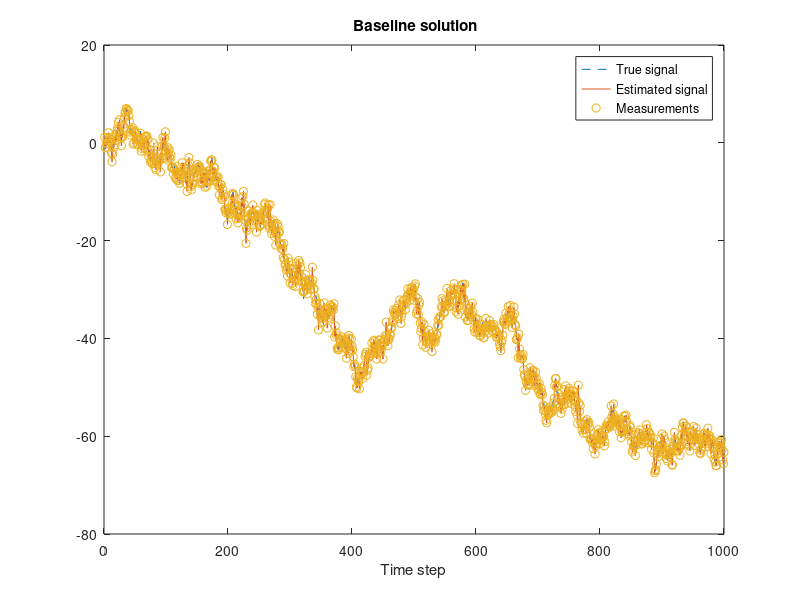
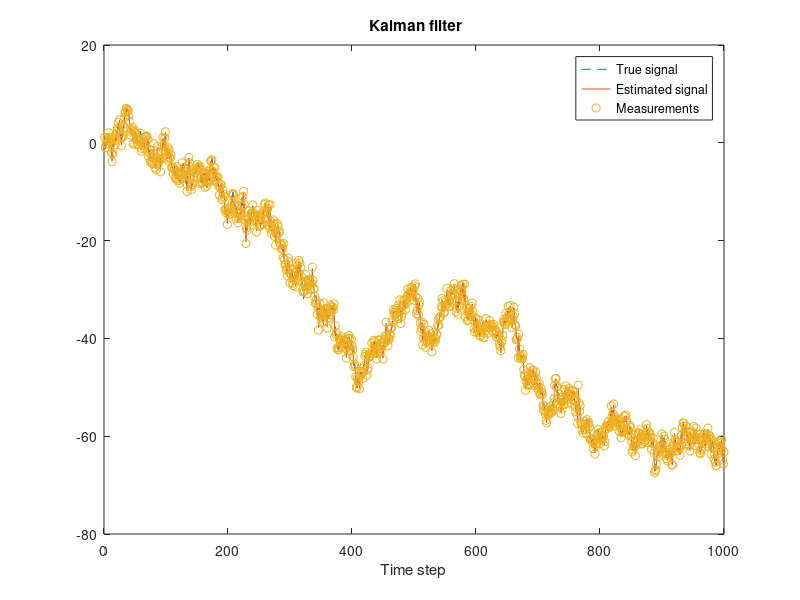
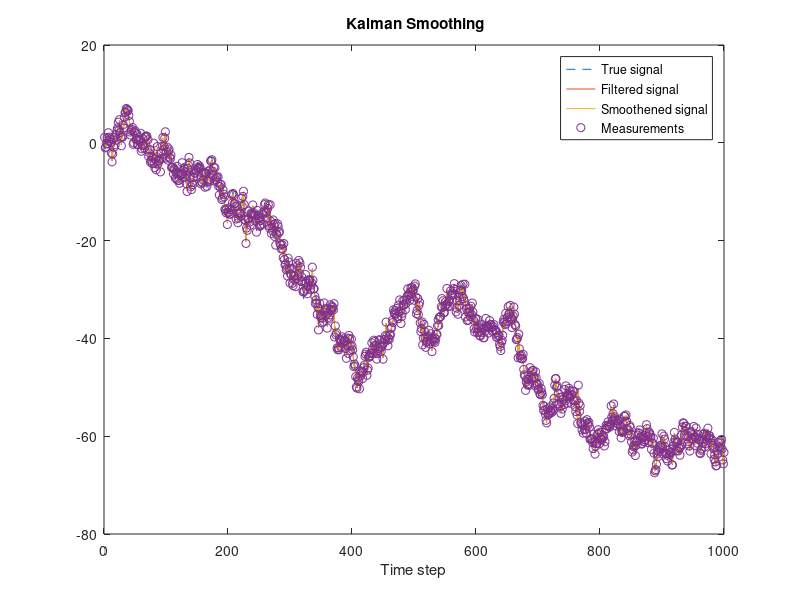
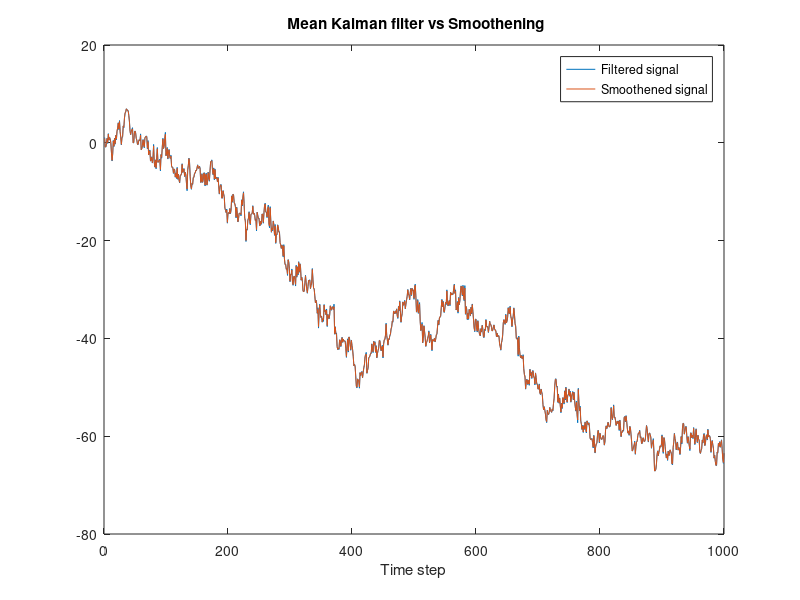

Source code (MATLAB) for these figures, in order:
clc;
clear all;

%% Generate data

  % Lock random seed
  rng(123,'twister');

  gauss_rnd = @(m,S) m + chol(S)'*randn(size(m));
  rmse = @(x,y) sqrt(mean((x(:)-y(:)).^2));

  % Define parameters
  steps = 1000;  % Number of time steps
  w     = 0.5;  % Angular velocity
  q     = 0.01; % Process noise spectral density
  r     = 0.1;  % Measurement noise variance

  % This is the transition matrix
  A = 1;

  % This is the process noise covariance
  Q = 1;

  % This is the measurement model
  H = 1;
  
  % This is the measurement noise covariance
  R = 1;
 
  % This is the true initial value
  x0 = 0; 

  % Simulate data
  X = zeros(size(A,1),steps);  % The true signal
  Y = zeros(size(H,1),steps);  % Measurements
  T = 1:steps;         % Time
  x = x0;
  for k=1:steps
    x = gauss_rnd(A*x,Q);
    y = gauss_rnd(x(1),R);
    X(:,k) = x;
    Y(:,k) = y;
  end
% 
%   % Visualize
%   figure; clf;
%     plot(T,X(1,:),'--',T,Y,'o');
%     legend('True signal','Measurements');
%     xlabel('Time step'); title('\bf Simulated data')
    
%% Baseline solution

% Baseline solution. The estimates
% of x_k are stored as columns of
% the matrix EST1.
  
% Calculate baseline estimate

    m1 = 0;  % Initialize first step with a guess
    EST1 = zeros(size(A,1),steps);
    for k=1:steps
      m1(1) = Y(k);
      EST1(:,k) = m1;
    end

    % Visualize results
    figure; clf;

     % Plot the signal and its estimate
     plot(T,X(1,:),'--',T,EST1(1,:),'-',T,Y,'o');
     legend('True signal','Estimated signal','Measurements');
     xlabel('Time step'); title('\bf Baseline solution')
   % Compute error
   err1 = rmse(X,EST1)
  
 %%
    m2 = 0;  % Initialize first step
    P2 = eye(size(A,1)); % Some uncertanty in covariance  
    kf_m = zeros(size(m2,1),size(Y,2)); %Allocate space for mean 
    kf_P = zeros(size(P2,1),size(P2,2),size(Y,2)); %Allocate space for covariance
    % Run Kalman filter
    for k=1:steps
      %%Prediction
      m2_pred = A*m2;
      P2_pred = A*P2*A' + Q;
   
      %Update
      vk = Y(k) - H*m2_pred;
      Sk = H*P2_pred*H' + r;
      Kk = P2_pred*H'/Sk;
    
      m2 = m2_pred + Kk*vk;
      P2 = P2_pred - (Kk*Sk*Kk');

      % Store the results
      kf_m(:,k) = m2;
      kf_P(:,:,k) = P2;  
    end
    
    % Visualize results
    figure; clf

    % Plot the signal and its estimate
    plot(T,X(1,:),'--',T,kf_m(1,:),'-',T,Y,'o');
    legend('True signal','Estimated signal','Measurements');
    xlabel('Time step'); title('\bf Kalman filter')

    % Compute error
    err2 = rmse(X,kf_m)
    
 %% RTS Smoother
 
    ms = kf_m(:,end);
    Ps = kf_P(:,:,end);
    rts_m = zeros(size(m2,1),size(Y,2));
    rts_P = zeros(size(P2,1),size(P2,2),size(Y,2));
    rts_m(:,end) = ms;
    rts_P(:,:,end) = Ps;
    for k=size(kf_m,2)-1:-1:1
        mp = A*kf_m(:,k);
        Pp = A*kf_P(:,:,k)*A'+Q;
        Gk = kf_P(:,:,k)*A'/Pp; 
        ms = kf_m(:,k) + Gk*(ms - mp);
        Ps = kf_P(:,:,k) + Gk*(Ps - Pp)*Gk';
        rts_m(:,k) = ms;
        rts_P(:,:,k) = Ps;
    end
    % Visualize results
    figure; clf
    % Plot the signal and its estimate
    plot(T,X(1,:),'--',T,kf_m(1,:),'-',T,rts_m(1,:),'-',T,Y,'o');
    legend('True signal','Filtered signal','Smoothened signal','Measurements');
    xlabel('Time step'); title('\bf Kalman Smoothing')
    
    figure; clf
    %Plot mean
    plot(T,kf_m(1,:),'-',T,rts_m(1,:),'-');
    legend('Filtered signal','Smoothened signal');
    xlabel('Time step'); title('\bf Mean Kalman filter vs Smoothening')

    figure; clf
    %Plot covariance
    plot(T,kf_P(1,:),'-',T,rts_P(1,:),'-');
    legend('Filtered signal','Smoothened signal');
    xlabel('Time step'); title('\bf Variance Kalman filter vs Smoothening')
    
    
    % Compute error
    err3 = rmse(X,rts_m) 
